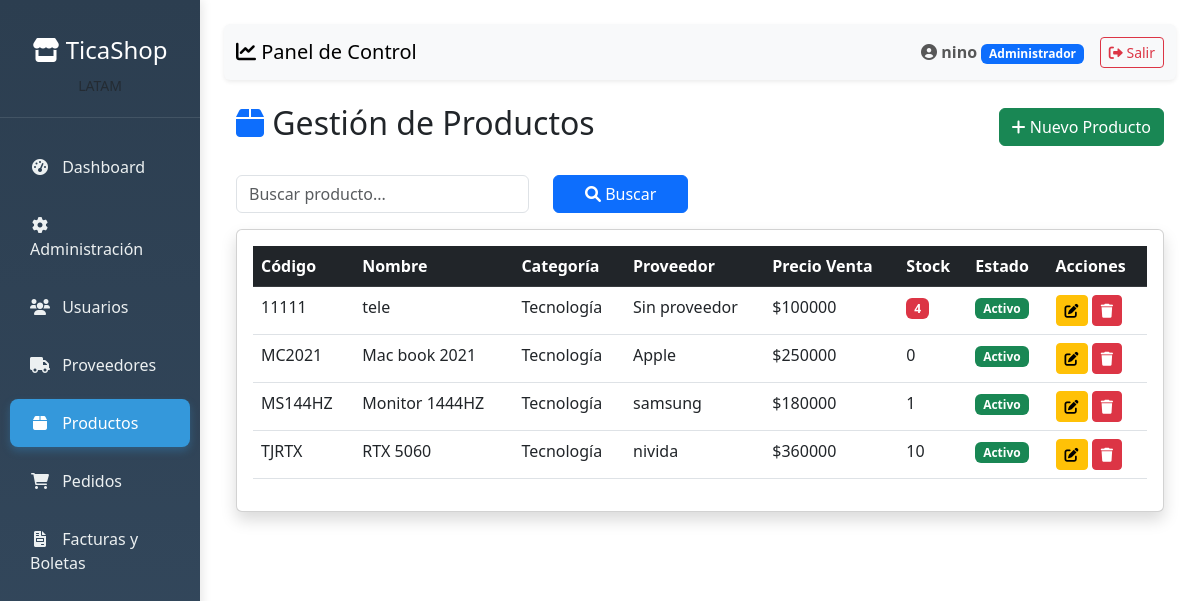
The app's page /productos/ (signed in) with its own data.
### apps/usuarios/models.py (models this page shows, shortened)
class Usuario(AbstractUser):
    ROLES = (
        ('Administrador', 'Administrador'),
        ('Vendedor', 'Vendedor'),
        ('Tesoreria', 'Tesorería'),
        ('Cliente', 'Cliente'),
    )
    rol = models.CharField(max_length=13, choices=ROLES, default='Cliente')
    telefono = models.CharField(max_length=20, blank=True, null=True)
    activo = models.BooleanField(default=True)
    fecha_actualizacion = models.DateTimeField(auto_now=True)
    class Meta:
        db_table = 'usuarios'
        verbose_name = 'Usuario'
        verbose_name_plural = 'Usuarios'

### apps/productos/models.py (models this page shows, shortened)
class Producto(models.Model):
    codigo = models.CharField(max_length=50, unique=True, verbose_name='Código')
    nombre = models.CharField(max_length=255)
    descripcion = models.TextField(blank=True, null=True, verbose_name='Descripción')
    categoria = models.ForeignKey(
        Categoria,
        on_delete=models.SET_NULL,
        null=True,
        blank=True,
        verbose_name='Categoría'
    )
    precio_unitario = models.DecimalField(
        max_digits=10,
        decimal_places=2,
        verbose_name='Precio de venta'
    )
    costo_unitario = models.DecimalField(
        max_digits=10,
        decimal_places=2,
        verbose_name='Costo unitario'
    )
    stock = models.IntegerField(default=0, verbose_name='Stock disponible')
    stock_minimo = models.IntegerField(default=0, verbose_name='Stock mínimo')
    proveedor = models.ForeignKey(
        'clientes.Proveedor',
        on_delete=models.SET_NULL,
        null=True,
        blank=True,
        verbose_name='Proveedor'
    )
    afecto_iva = models.BooleanField(default=True, verbose_name='Afecto a IVA')
    activo = models.BooleanField(default=True, verbose_name='Activo')
    fecha_creacion = models.DateTimeField(auto_now_add=True)
    fecha_actualizacion = models.DateTimeField(auto_now=True)
    @property
    def tiene_stock_bajo(self):
        return self.stock <= self.stock_minimo and self.stock_minimo > 0
    class Meta:
        db_table = 'productos'
        verbose_name = 'Producto'
        verbose_name_plural = 'Productos'
        ordering = ['codigo']

class Categoria(models.Model):
    nombre = models.CharField(max_length=100, unique=True)
    descripcion = models.TextField(blank=True, null=True)
    activa = models.BooleanField(default=True)
    class Meta:
        db_table = 'categorias'
        verbose_name = 'Categoría'
        verbose_name_plural = 'Categorías'

### apps/clientes/models.py (models this page shows, shortened)
class Proveedor(models.Model):
    rut = models.CharField(max_length=12, unique=True)
    razon_social = models.CharField(max_length=255)
    email_contacto = models.EmailField(blank=True, null=True)
    telefono = models.CharField(max_length=20, blank=True, null=True)
    class Meta:
        db_table = 'proveedores'
        verbose_name = 'Proveedor'
        verbose_name_plural = 'Proveedores'

### apps/productos/views.py (the view)
# urls.py: path('', views.listar_productos, name='listar_productos'),
@login_required
@user_passes_test(puede_ver_productos)
def listar_productos(request):
    productos = Producto.objects.select_related('categoria', 'proveedor').all()
    buscar = request.GET.get('buscar')
    if buscar:
        productos = productos.filter(nombre__icontains=buscar)
    return render(request, 'productos/listar_productos.html', {'productos': productos})

### apps/productos/views.py (called while the page is built)
def puede_ver_productos(usuario):
    return usuario.is_authenticated and usuario.rol in ['Administrador', 'Vendedor']

### templates/productos/listar_productos.html (shortened to what this page needs)
{% extends 'dashboard/base_dashboard.html' %}
{% block content %}
<div class="container-fluid mt-4">
    <div class="d-flex justify-content-between align-items-center mb-4">
        <h2><i class="fas fa-box text-primary"></i> Gestión de Productos</h2>
        {% if request.user.rol == 'Administrador' %}
        <a href="{% url 'crear_producto' %}" class="btn btn-success">
            <i class="fas fa-plus"></i> Nuevo Producto
        </a>
        {% endif %}
    </div>
    <form method="GET" class="row mb-3">
        <div class="col-md-4">
            <input type="text" name="buscar" class="form-control" placeholder="Buscar producto..." value="{{ request.GET.buscar }}">
        </div>
        <div class="col-md-2">
            <button type="submit" class="btn btn-primary w-100">
                <i class="fas fa-search"></i> Buscar
            </button>
        </div>
    </form>
    <div class="card shadow">
        <div class="card-body table-responsive">
            <table class="table table-hover">
                <thead class="table-dark">
                    <tr>
                        <th>Código</th>
                        <th>Nombre</th>
                        <th>Categoría</th>
                        <th>Proveedor</th>
                        <th>Precio Venta</th>
                        <th>Stock</th>
                        <th>Estado</th>
                        {% if request.user.rol == 'Administrador' %}<th>Acciones</th>{% endif %}
                    </tr>
                </thead>
                <tbody>
                    {% for p in productos %}
                    <tr>
                        <td>{{ p.codigo }}</td>
                        <td>{{ p.nombre }}</td>
                        <td>{{ p.categoria.nombre|default:"Sin categoría" }}</td>
                        <td>{{ p.proveedor.razon_social|default:"Sin proveedor" }}</td>
                        <td>${{ p.precio_unitario|floatformat:0 }}</td>
                        <td>
                            {% if p.tiene_stock_bajo %}
                                <span class="badge bg-danger">{{ p.stock }}</span>
                            {% else %}
                                {{ p.stock }}
                            {% endif %}
                        </td>
                        <td>
                            {% if p.activo %}
                                <span class="badge bg-success">Activo</span>
                            {% else %}
                                <span class="badge bg-secondary">Inactivo</span>
                            {% endif %}
                        </td>
                        {% if request.user.rol == 'Administrador' %}
                        <td>
                            <a href="{% url 'editar_producto' p.id %}" class="btn btn-sm btn-warning">
                                <i class="fas fa-edit"></i>
                            </a>
                            <a href="{% url 'eliminar_producto' p.id %}" class="btn btn-sm btn-danger"
                            onclick="return confirm('¿Eliminar este producto?')">
                                <i class="fas fa-trash"></i>
                            </a>
                        </td>
                        {% endif %}
                    </tr>
                    {% endfor %}
                </tbody>
            </table>
        </div>
    </div>
</div>
{% endblock %}

### templates/dashboard/base_dashboard.html (shortened to what this page needs)
<!DOCTYPE html>
<html lang="es">
<head>
    <link href="https://cdn.jsdelivr.net/npm/bootstrap@5.3.0/dist/css/bootstrap.min.css" rel="stylesheet">
    <link rel="stylesheet" href="https://cdnjs.cloudflare.com/ajax/libs/font-awesome/6.0.0/css/all.min.css">
</head>
<body>
    <div class="container-fluid">
        <div class="row">
            <div class="col-md-3 col-lg-2 sidebar d-md-block p-0">
                <div class="position-sticky pt-3">
                    <div class="text-center text-white logo-section">
                        <h4><i class="fas fa-store"></i> TicaShop</h4>
                        <small class="text-muted">LATAM</small>
                    </div>
                    <ul class="nav flex-column">
                        <li class="nav-item">
                            <a class="nav-link {% if request.resolver_match.url_name == 'dashboard' %}active{% endif %}"
                                href="{% url 'dashboard' %}">
                                <i class="fas fa-tachometer-alt"></i> Dashboard
                            </a>
                        </li>
                        {% if request.user.rol == 'Administrador' %}
                        <li class="nav-item">
                            <a class="nav-link" href="/admin/">
                                <i class="fas fa-cog"></i> Administración
                            </a>
                        </li>
                        <li class="nav-item">
                            <a class="nav-link {% if request.resolver_match.url_name == 'listar_usuarios' %}active{% endif %}"
                                href="{% url 'listar_usuarios' %}">
                                <i class="fas fa-users"></i> Usuarios
                            </a>
                        </li>
                        <li class="nav-item">
                            <a class="nav-link {% if request.resolver_match.url_name == 'listar_proveedores' %}active{% endif %}"
                                href="{% url 'listar_proveedores' %}">
                                <i class="fas fa-truck"></i> Proveedores
                            </a>
                        </li>
                        {% endif %}
                        {% if request.user.rol == 'Administrador' or request.user.rol == 'Vendedor' %}
                        <li class="nav-item">
                            <a class="nav-link {% if request.resolver_match.url_name == 'listar_productos' %}active{% endif %}"
                                href="{% url 'listar_productos' %}">
                                <i class="fas fa-box"></i> Productos
                            </a>
                        </li>
                        <li class="nav-item">
                            <a class="nav-link {% if request.resolver_match.url_name == 'listar_pedidos' %}active{% endif %}"
                                href="{% url 'listar_pedidos' %}">
                                <i class="fas fa-shopping-cart"></i> Pedidos
                            </a>
                        </li>
                        {% endif %}
                        <li class="nav-item">
                            <a class="nav-link {% if request.resolver_match.url_name == 'listar_documentos' %}active{% endif %}"
                                href="{% url 'listar_documentos' %}">
                                <i class="fas fa-file-invoice"></i> Facturas y Boletas
                            </a>
                        </li>
                    </ul>
                </div>
            </div>
            <div class="col-md-9 col-lg-10 ml-sm-auto px-4 py-4">
                <nav class="navbar navbar-expand-lg navbar-light bg-light mb-4 shadow-sm rounded">
                    <div class="container-fluid">
                        <span class="navbar-brand mb-0 h1">
                            <i class="fas fa-chart-line"></i> Panel de Control
                        </span>
                        <div class="navbar-nav ms-auto align-items-center">
                            <span class="navbar-text me-3">
                                <i class="fas fa-user-circle"></i>
                                <strong>{{ request.user.get_full_name|default:request.user.username }}</strong>
                                <span class="badge bg-primary">{{ request.user.rol }}</span>
                            </span>
                            <a class="btn btn-outline-danger btn-sm" href="{% url 'logout' %}">
                                <i class="fas fa-sign-out-alt"></i> Salir
                            </a>
                        </div>
                    </div>
                </nav>
                {% block content %}
                {% endblock %}
            </div>
        </div>
    </div>
</body>
</html>

### templates/dashboard/base_dashboard.html (style rules this page uses)
body { font-family: 'Segoe UI', Tahoma, Geneva, Verdana, sans-serif; }
.sidebar { min-height: 100vh; background: linear-gradient(180deg, #2c3e50 0%, #34495e 100%); box-shadow: 2px 0 10px rgba(0,0,0,0.1); }
.sidebar .nav-link { color: #ecf0f1; padding: 12px 20px; margin: 5px 10px; border-radius: 8px; transition: all 0.3s ease; }
.sidebar .nav-link.active { background: #3498db; color: white; box-shadow: 0 4px 8px rgba(52, 152, 219, 0.3); }
.sidebar .nav-link i { width: 20px; text-align: center; margin-right: 8px; }
.logo-section { padding: 20px; border-bottom: 1px solid rgba(255,255,255,0.1); margin-bottom: 20px; }

### records on screen
Usuario: user.get_full_name "nino", user.rol "Administrador"
Producto: codigo "11111", nombre "tele", categoria.nombre "Tecnología", proveedor.razon_social "Sin proveedor", precio_unitario "100000", stock "4", activo "Activo"
Producto: codigo "MC2021", nombre "Mac book 2021", categoria.nombre "Tecnología", proveedor.razon_social "Apple", precio_unitario "250000", stock "0", activo "Activo"
Producto: codigo "MS144HZ", nombre "Monitor 1444HZ", categoria.nombre "Tecnología", proveedor.razon_social "samsung", precio_unitario "180000", stock "1", activo "Activo"
Producto: codigo "TJRTX", nombre "RTX 5060", categoria.nombre "Tecnología", proveedor.razon_social "nivida", precio_unitario "360000", stock "10", activo "Activo"
